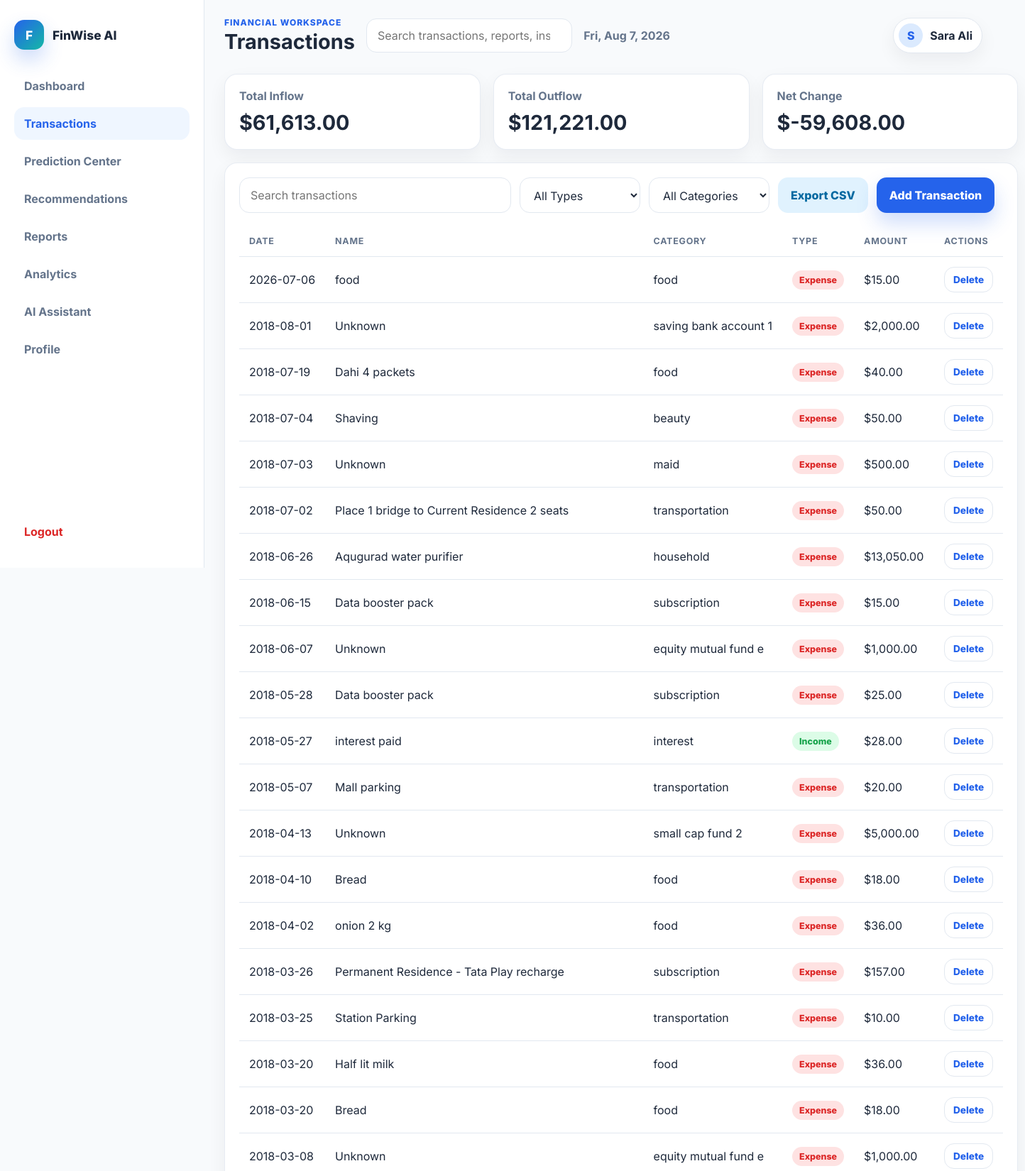
Screenshot of /transactions (signed in, upper part) with the database file from the repository.
### models/user.py (models this page shows, shortened)
class User(db.Model):
    __tablename__ = "users"
    id = db.Column(db.Integer, primary_key=True)
    name = db.Column(db.String(100), nullable=False)
    email = db.Column(db.String(255), unique=True, nullable=False)
    password_hash = db.Column(db.String(255), nullable=False)
    age = db.Column(db.Integer)
    country = db.Column(db.String(100))
    occupation_level = db.Column(db.String(100))
    salary = db.Column(db.Float)
    created_at = db.Column(
        db.DateTime,
        default=datetime.utcnow
    )
    transactions = db.relationship(
        "Transaction",
        back_populates="user",
        cascade="all, delete-orphan"
    )

### models/transaction.py (models this page shows, shortened)
class Transaction(db.Model):
    __tablename__ = "transactions"
    id = db.Column(db.Integer, primary_key=True)
    user_id = db.Column(
        db.Integer,
        db.ForeignKey("users.id"),
        nullable=False
    )
    date = db.Column(db.Date, nullable=False)
    category = db.Column(db.String(100), nullable=False)
    note = db.Column(db.Text)
    amount = db.Column(db.Float, nullable=False)
    type = db.Column(db.String(20), nullable=False)
    currency = db.Column(
        db.String(10),
        default="USD"
    )
    created_at = db.Column(
        db.DateTime,
        default=datetime.utcnow
    )
    user = db.relationship(
        "User",
        back_populates="transactions"
    )

### app.py (the view, shortened to what this page needs)
@app.route("/transactions", methods=["GET", "POST"])
@login_required
def transactions():
    user = current_user()
    query = Transaction.query.filter_by(
        user_id=user.id
    )
    search = request.args.get(
        "q",
        ""
    ).strip()
    txs = query.order_by(
        Transaction.date.desc(),
        Transaction.id.desc()
    ).all()
    stats = totals(user)
    categories = [
        row[0]
        for row in
        db.session.query(
            Transaction.category
        )
        .filter_by(
            user_id=user.id
        )
        .distinct()
        .order_by(
            Transaction.category
        )
        .all()
        if row[0]
    ]
    return render_template(
        "app/transactions.html",
        page_title="Transactions",
        active_page="transactions",
        transactions=txs,
        total_inflow=money(
            stats["income"]
        ),
        total_outflow=money(
            stats["expenses"]
        ),
        net_change=money(
            stats["balance"]
        ),
        categories=categories
    )

### app.py (called while the page is built, shortened)
def current_user():
    user_id = session.get("user_id")
    if not user_id:
        return None
    return db.session.get(User, user_id)

def login_required(view):
    @wraps(view)
    def wrapper(*args, **kwargs):
        if current_user() is None:
            return redirect(url_for("login"))
        return view(*args, **kwargs)
    return wrapper

@app.context_processor
def inject_user():
    user = current_user()
    return {
        "user": user,
        "money": money
    }

### services/finance_service.py (called while the page is built)
def money(value):
    return f"${Decimal(value or 0):,.2f}"

def user_transactions(user):
    return (
        Transaction.query
        .filter_by(user_id=user.id)
        .order_by(
            Transaction.date.desc(),
            Transaction.id.desc()
        )
        .all()
    )

def totals(user):
    income = Decimal("0")
    expenses = Decimal("0")
    for tx in user_transactions(user):
        amount = Decimal(str(tx.amount))
        if tx.type == "income":
            income += amount
        else:
            expenses += amount
    return {
        "income": income,
        "expenses": expenses,
        "balance": income - expenses,
        "savings": income - expenses,
    }

### templates/app/transactions.html (shortened to what this page needs)
{% extends "layout/base.html" %}
{% block styles %}<link rel="stylesheet" href="{{ url_for('static', filename='css/transactions.css') }}">{% endblock %}
{% block content %}
<section class="transactions-page">
  <div class="stats-row">
    <article class="card stat-card"><span>Total Inflow</span><strong>{{ total_inflow }}</strong></article>
    <article class="card stat-card"><span>Total Outflow</span><strong>{{ total_outflow }}</strong></article>
    <article class="card stat-card"><span>Net Change</span><strong>{{ net_change }}</strong></article>
  </div>
  <section class="card">
    <div class="toolbar">
      <input class="field" id="transactionSearch" type="search" placeholder="Search transactions">
      <select id="typeFilter"><option value="all">All Types</option><option>Income</option><option>Expense</option></select>
      <select id="categoryFilter"><option value="all">All Categories</option>{% for category in categories %}<option>{{ category }}</option>{% endfor %}</select>
      <button class="secondary-button" id="exportCsv" type="button">Export CSV</button>
      <button class="primary-button" data-open-modal="transactionModal" type="button">Add Transaction</button>
    </div>
    <div class="table-wrap">
      <table id="transactionsTable">
        <thead><tr><th data-sort="date">Date</th><th data-sort="name">Name</th><th>Category</th><th>Type</th><th data-sort="amount">Amount</th><th>Actions</th></tr></thead>
        <tbody>
          {% for tx in transactions %}
          <tr data-type="{{ tx.type|title }}" data-category="{{ tx.category or 'Other' }}">
            <td>{{ tx.date }}</td><td>{{ tx.note or tx.category }}</td><td>{{ tx.category or 'Other' }}</td>
            <td><span class="status {{ 'good' if tx.type == 'income' else 'risk' }}">{{ tx.type|title }}</span></td>
            <td>{{ money(tx.amount) }}</td>
            <td><form method="post" action="{{ url_for('delete_transaction', transaction_id=tx.id) }}"><button class="ghost-button small">Delete</button></form></td>
          </tr>
          {% endfor %}
        </tbody>
      </table>
    </div>
  </section>
</section>
{% endblock %}

### templates/layout/base.html (shortened to what this page needs)
<!DOCTYPE html>
<html lang="en">
<head>
  <link rel="stylesheet" href="{{ url_for('static', filename='css/style.css') }}">
  <link rel="stylesheet" href="{{ url_for('static', filename='css/responsive.css') }}">
  {% block styles %}{% endblock %}
</head>
<body class="{{ 'auth-body' if auth_page else 'app-body' }}">
{% if auth_page %}
    {% block auth_content %}{% endblock %}
{% else %}
<div class="shell">
    <aside class="sidebar" id="sidebar">
        <a class="brand" href="{{ url_for('dashboard') }}" aria-label="FinWise AI dashboard">
            <span class="brand-mark">F</span>
            <span>FinWise AI</span>
        </a>
        <nav class="side-nav" aria-label="Primary navigation">
            <a class="{{ 'is-active' if active_page == 'dashboard' }}"
               href="{{ url_for('dashboard') }}">
                Dashboard
            </a>
            <a class="{{ 'is-active' if active_page == 'transactions' }}"
               href="{{ url_for('transactions') }}">
                Transactions
            </a>
            <a class="{{ 'is-active' if active_page == 'predictions' }}"
               href="{{ url_for('predictions') }}">
                Prediction Center
            </a>
            <a class="{{ 'is-active' if active_page == 'recommendations' }}"
               href="{{ url_for('recommendations') }}">
                Recommendations
            </a>
            <a class="{{ 'is-active' if active_page == 'reports' }}"
               href="{{ url_for('reports') }}">
                Reports
            </a>
            <a class="{{ 'is-active' if active_page == 'analytics' }}"
               href="{{ url_for('admin_login') }}">
                Analytics
            </a>
            <a class="{{ 'is-active' if active_page == 'chatbot' }}"
               href="{{ url_for('chatbot') }}">
                AI Assistant
            </a>
            <a class="{{ 'is-active' if active_page == 'profile' }}"
               href="{{ url_for('profile') }}">
                Profile
            </a>
        </nav>
        <a class="logout-link" href="{{ url_for('logout') }}">
            Logout
        </a>
    </aside>
    <main class="workspace">
        <header class="topbar">
            <div>
                <p class="eyebrow">Financial workspace</p>
                <h1>{{ page_title }}</h1>
            </div>
            <form class="global-search" role="search">
                <input
                    type="search"
                    id="globalSearch"
                    placeholder="Search transactions, reports, insights">
            </form>
            <time class="current-date" id="currentDate"></time>
            <a class="user-pill" href="{{ url_for('profile') }}">
                <span>{{ user.name[:1] }}</span>
                <strong>{{ user.name }}</strong>
            </a>
        </header>
        {% block content %}{% endblock %}
    </main>
</div>
{% endif %}
</body>
</html>

### static/css/style.css (style rules this page uses)
:root { --primary:#2563eb;--primary-dark:#1d4ed8;--bg:#f8fafc;--card:#fff;--text:#1e293b;--muted:#64748b;--line:#e2e8f0;--soft:#eff6ff;--success:#16a34a;--warning:#f59e0b;--danger:#dc2626;--radius:18px;--shadow:0 18px 45px rgba(15,23,42,.08);--shadow-sm:0 10px 26px rgba(15,23,42,.06) }
* { box-sizing:border-box }
html { scroll-behavior:smooth }
body { margin:0;font-family:Inter,system-ui,-apple-system,Segoe UI,sans-serif;background:var(--bg);color:var(--text) }
a { color:inherit;text-decoration:none }
button,input,select,textarea { font:inherit }
button { cursor:pointer }
.app-body { min-height:100vh }
.shell { display:grid;grid-template-columns:288px minmax(0,1fr);min-height:100vh }
.sidebar { position:sticky;top:0;height:100vh;padding:28px 20px;background:#fff;border-right:1px solid var(--line);display:flex;flex-direction:column;gap:28px;z-index:20 }
.brand { display:inline-flex;align-items:center;gap:12px;font-weight:800;font-size:1.08rem }
.brand-mark { width:42px;height:42px;border-radius:14px;background:linear-gradient(135deg,var(--primary),#14b8a6);color:#fff;display:grid;place-items:center;box-shadow:0 14px 28px rgba(37,99,235,.24) }
.side-nav { display:grid;gap:7px }
.side-nav a,.logout-link { padding:13px 14px;border-radius:14px;color:var(--muted);font-weight:700;transition:.2s ease }
.side-nav a:hover,.logout-link:hover,.side-nav a.is-active { background:var(--soft);color:var(--primary) }
.logout-link { margin-top:auto;color:var(--danger) }
.workspace { min-width:0;padding:24px 28px 40px }
.topbar { display:grid;grid-template-columns:auto minmax(180px,1fr) minmax(220px,420px) auto auto auto;align-items:center;gap:16px;margin-bottom:28px }
.topbar h1 { margin:2px 0 0;font-size:clamp(1.5rem,2vw,2.2rem);letter-spacing:0 }
.eyebrow { margin:0;color:var(--primary);font-size:.75rem;font-weight:800;text-transform:uppercase;letter-spacing:.08em }
.global-search input,.field,input,select,textarea { width:100%;border:1px solid var(--line);border-radius:14px;background:#fff;color:var(--text);padding:13px 15px;outline:none;transition:.2s ease }
.current-date { color:var(--muted);font-weight:700;white-space:nowrap }
.user-pill { display:flex;align-items:center;gap:10px;background:#fff;border:1px solid var(--line);border-radius:999px;padding:7px 13px 7px 7px;box-shadow:var(--shadow-sm) }
.user-pill span { width:34px;height:34px;border-radius:50%;background:#dbeafe;color:var(--primary);display:grid;place-items:center;font-weight:800 }
.card { background:var(--card);border:1px solid rgba(226,232,240,.8);border-radius:var(--radius);box-shadow:var(--shadow-sm);padding:20px;transition:transform .2s ease,box-shadow .2s ease,border-color .2s ease }
.stats-row { display:grid;grid-template-columns:repeat(3,minmax(0,1fr));gap:18px }
.stat-card { display:grid;gap:10px }
.stat-card span { color:var(--muted);font-weight:700 }
.stat-card strong { font-size:1.8rem }
.primary-button,.secondary-button,.ghost-button { border:0;border-radius:14px;padding:13px 18px;font-weight:800;transition:.2s ease;display:inline-flex;align-items:center;justify-content:center;gap:8px;min-height:44px }
.primary-button { background:var(--primary);color:#fff;box-shadow:0 14px 28px rgba(37,99,235,.22) }
.secondary-button { background:#e0f2fe;color:#0369a1 }
.ghost-button { background:#fff;color:var(--primary);border:1px solid var(--line) }
.small { padding:8px 12px;border-radius:14px;font-size:.85rem;min-height:36px }
.toolbar { display:grid;grid-template-columns:1.4fr repeat(2,170px) auto auto auto;gap:12px;margin-bottom:18px }
.table-wrap { overflow:auto }
table { width:100%;border-collapse:collapse }
th,td { text-align:left;padding:14px;border-bottom:1px solid var(--line);white-space:nowrap }
th { font-size:.78rem;text-transform:uppercase;letter-spacing:.06em;color:var(--muted) }
.status { display:inline-flex;padding:6px 10px;border-radius:999px;font-size:.78rem;font-weight:800;background:#e0f2fe;color:#0369a1 }
.status.paid,.status.good { background:#dcfce7;color:var(--success) }
.status.risk { background:#fee2e2;color:var(--danger) }

### static/css/transactions.css (style rules this page uses)
.transactions-page { display:grid;gap:18px }

### rows the page displays
User: name "S", name "Sara Ali"
Transaction: date "2026-07-06", note+category "food", category "food", type "Expense", amount "$15.00"
Transaction: date "2018-08-01", note "Unknown", category "saving bank account 1", type "Expense", amount "$2,000.00"
Transaction: date "2018-07-19", note "Dahi 4 packets", category "food", type "Expense", amount "$40.00"
Transaction: date "2018-07-04", note "Shaving", category "beauty", type "Expense", amount "$50.00"
Transaction: date "2018-07-03", note "Unknown", category "maid", type "Expense", amount "$500.00"
Transaction: date "2018-07-02", note "Place 1 bridge to Current Residence 2 seats", category "transportation", type "Expense", amount "$50.00"
Transaction: date "2018-06-26", note "Aqugurad water purifier", category "household", type "Expense", amount "$13,050.00"
Transaction: date "2018-06-15", note "Data booster pack", category "subscription", type "Expense", amount "$15.00"
Transaction: date "2018-06-07", note "Unknown", category "equity mutual fund e", type "Expense", amount "$1,000.00"
Transaction: date "2018-05-28", note "Data booster pack", category "subscription", type "Expense", amount "$25.00"
Transaction: date "2018-05-27", note "interest paid", category "interest", type "Income", amount "$28.00"
Transaction: date "2018-05-07", note "Mall parking", category "transportation", type "Expense", amount "$20.00"
Transaction: date "2018-04-13", note "Unknown", category "small cap fund 2", type "Expense", amount "$5,000.00"
Transaction: date "2018-04-10", note "Bread", category "food", type "Expense", amount "$18.00"
Transaction: date "2018-04-02", note "onion 2 kg", category "food", type "Expense", amount "$36.00"
Transaction: date "2018-03-26", note "Permanent Residence - Tata Play recharge", category "subscription", type "Expense", amount "$157.00"
Transaction: date "2018-03-25", note "Station Parking", category "transportation", type "Expense", amount "$10.00"
Transaction: date "2018-03-20", note "Half lit milk", category "food", type "Expense", amount "$36.00"
Transaction: date "2018-03-20", note "Bread", category "food", type "Expense", amount "$18.00"
Transaction: date "2018-03-08", note "Unknown", category "equity mutual fund e", type "Expense", amount "$1,000.00"

### other values shown
{{ page_title }} "Transactions"
{{ total_inflow }} "$61,613.00"
{{ total_outflow }} "$121,221.00"
{{ net_change }} "$-59,608.00"
